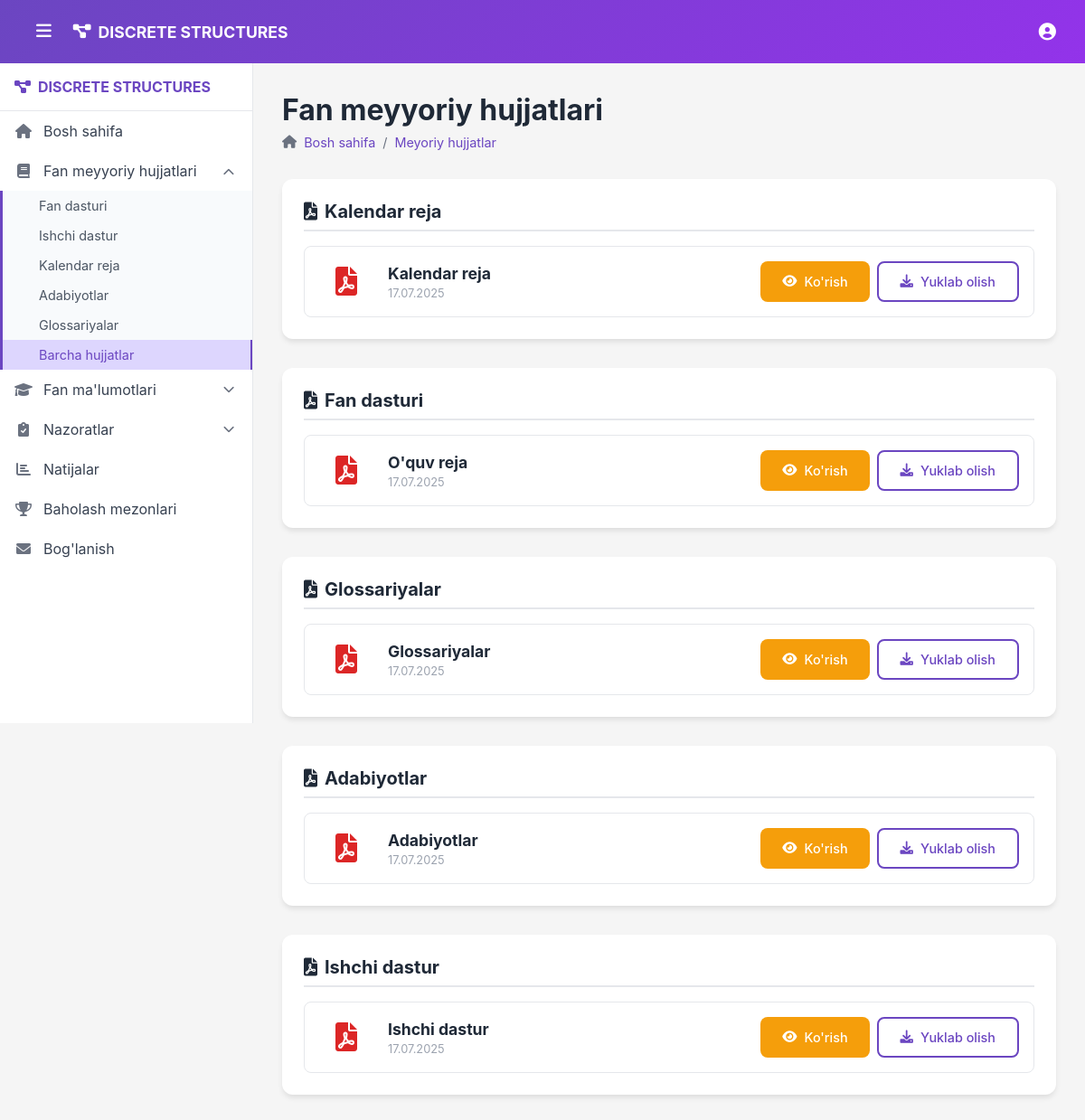
Screenshot of /regulatory-documents/ with the database file from the repository.
### app/models.py (models this page shows, shortened)
class RegulatoryDocument(models.Model):
    DOCUMENT_TYPES = [
        ('course_program', 'Fan dasturi'),
        ('work_program', 'Ishchi dastur'),
        ('calendar_plan', 'Kalendar reja'),
        ('literature', 'Adabiyotlar'),
        ('glossary', 'Glossariyalar'),
    ]
    title = models.CharField(max_length=200)
    document_type = models.CharField(max_length=20, choices=DOCUMENT_TYPES)
    pdf_file = models.FileField(upload_to='regulatory_documents/')
    subject = models.ForeignKey(Subject, on_delete=models.CASCADE)
    description = models.TextField(blank=True)
    created_at = models.DateTimeField(auto_now_add=True)
    class Meta:
        verbose_name = "Meyoriy hujjat"
        verbose_name_plural = "Meyoriy hujjatlar"
        ordering = ['document_type', 'title']

### app/views.py (the view)
# urls.py: path('regulatory-documents/', views.regulatory_documents, name='regulatory_documents'),
def regulatory_documents(request, doc_type_slug=None):
    subject = Subject.objects.first()
    if doc_type_slug:
        document_type_map = dict(RegulatoryDocument.DOCUMENT_TYPES)
        actual_doc_type = next((key for key, value in document_type_map.items() if key == doc_type_slug), None)
        if actual_doc_type:
            documents = RegulatoryDocument.objects.filter(subject=subject, document_type=actual_doc_type)
            doc_type_display = document_type_map.get(actual_doc_type, 'Noma\'lum tur')
            context = {
                'documents': documents,
                'doc_type_display': doc_type_display,
                'subject': subject,
                'is_filtered': True, # Flag to indicate filtered view
            }
            return render(request, 'regulatory_documents.html', context)
        else:
            messages.error(request, "Noto'g'ri hujjat turi tanlandi.")
            return redirect('regulatory_documents')
    else:
        documents = RegulatoryDocument.objects.filter(subject=subject)
        grouped_docs = {}
        for doc in documents:
            doc_type = doc.get_document_type_display()
            if doc_type not in grouped_docs:
                grouped_docs[doc_type] = []
            grouped_docs[doc_type].append(doc)
        context = {
            'grouped_documents': grouped_docs,
            'subject': subject,
            'is_filtered': False, # Flag to indicate all documents view
        }
        return render(request, 'regulatory_documents.html', context)

### templates/regulatory_documents.html (shortened to what this page needs)
{% extends 'base.html' %}
{% block content %}
<div class="page-header">
    <h1>{% if is_filtered %}{{ doc_type_display }}{% else %}Fan meyyoriy hujjatlari{% endif %}</h1>
    <nav class="breadcrumb">
        <i class="fas fa-home"></i>
        <a href="{% url 'home' %}">Bosh sahifa</a>
        <span>/</span>
        <a href="{% url 'regulatory_documents' %}">Meyoriy hujjatlar</a>
    </nav>
</div>
{% if is_filtered %}
    <div class="documents-grid">
        <div class="document-section">
            <h2 class="section-title">
                <i class="fas fa-file-pdf"></i>
                {{ doc_type_display }}
            </h2>
            <div class="documents-list">
                {% for document in documents %}
                <div class="document-card">
                    <div class="document-icon">
                        <i class="fas fa-file-pdf"></i>
                    </div>
                    <div class="document-info">
                        <h3>{{ document.title }}</h3>
                        {% if document.description %}
                            <p>{{ document.description|truncatewords:20 }}</p>
                        {% endif %}
                        <div class="document-meta">
                            <span class="date">{{ document.created_at|date:"d.m.Y" }}</span>
                        </div>
                    </div>
                    <div class="document-actions">
                        <a href="{{ document.pdf_file.url }}" target="_blank" class="btn btn-primary">
                            <i class="fas fa-eye"></i>
                            Ko'rish
                        </a>
                        <a href="{{ document.pdf_file.url }}" download class="btn btn-outline">
                            <i class="fas fa-download"></i>
                            Yuklab olish
                        </a>
                    </div>
                </div>
                {% empty %}
                <div class="no-documents">
                    <p>Bu bo'limda hozircha hujjatlar mavjud emas.</p>
                </div>
                {% endfor %}
            </div>
        </div>
    </div>
{% else %}
    <div class="documents-grid">
        {% for doc_type, documents in grouped_documents.items %}
        <div class="document-section">
            <h2 class="section-title">
                <i class="fas fa-file-pdf"></i>
                {{ doc_type }}
            </h2>
            <div class="documents-list">
                {% for document in documents %}
                <div class="document-card">
                    <div class="document-icon">
                        <i class="fas fa-file-pdf"></i>
                    </div>
                    <div class="document-info">
                        <h3>{{ document.title }}</h3>
                        <div class="document-meta">
                            <span class="date">{{ document.created_at|date:"d.m.Y" }}</span>
                        </div>
                    </div>
                    <div class="document-actions">
                        <a href="{{ document.pdf_file.url }}" target="_blank" class="btn btn-primary">
                            <i class="fas fa-eye"></i>
                            Ko'rish
                        </a>
                        <a href="{{ document.pdf_file.url }}" download class="btn btn-outline">
                            <i class="fas fa-download"></i>
                            Yuklab olish
                        </a>
                    </div>
                </div>
                {% empty %}
                <div class="no-documents">
                    <p>Bu bo'limda hozircha hujjatlar mavjud emas.</p>
                </div>
                {% endfor %}
            </div>
        </div>
        {% empty %}
        <div class="no-documents">
            <p>Hozircha meyoriy hujjatlar mavjud emas.</p>
        </div>
        {% endfor %}
    </div>
{% endif %}
{% endblock %}

### static/css/style.css (style rules this page uses)
* { margin: 0; padding: 0; box-sizing: border-box; }
body { font-family: -apple-system, BlinkMacSystemFont, "Segoe UI", Roboto, sans-serif; background-color: #f5f5f5; color: #333; }
.page-header { margin-bottom: 2rem; }
.page-header h1 { font-size: 2rem; color: #1f2937; margin-bottom: 0.5rem; }
.breadcrumb { display: flex; align-items: center; gap: 0.5rem; color: #6b7280; font-size: 0.9rem; }
.breadcrumb a { color: #6b46c1; text-decoration: none; }
.documents-grid { display: flex; flex-direction: column; gap: 2rem; }
.document-section { background: white; border-radius: 12px; padding: 1.5rem; box-shadow: 0 4px 6px -1px rgba(0, 0, 0, 0.1); }
.section-title { display: flex; align-items: center; gap: 0.5rem; font-size: 1.25rem; color: #1f2937; margin-bottom: 1rem; padding-bottom: 0.5rem; border-bottom: 2px solid #e5e7eb; }
.documents-list { display: flex; flex-direction: column; gap: 1rem; }
.document-card { display: flex; align-items: center; gap: 1rem; padding: 1rem; border: 1px solid #e5e7eb; border-radius: 8px; transition: all 0.2s; }
.document-icon { font-size: 2rem; color: #dc2626; width: 60px; text-align: center; }
.document-info { flex: 1; }
.document-info h3 { font-size: 1.1rem; color: #1f2937; margin-bottom: 0.25rem; }
.document-meta { font-size: 0.8rem; color: #9ca3af; }
.document-actions { display: flex; gap: 0.5rem; }
.date { color: #9ca3af; }
.btn { display: inline-flex; align-items: center; gap: 0.5rem; padding: 0.75rem 1.5rem; border-radius: 8px; text-decoration: none; font-weight: 500; text-align: center; cursor: pointer; border: none; transition: all 0.2s; font-size: 0.9rem; }
.btn-primary { background-color: #f59e0b; color: white; }
.btn-outline { background-color: transparent; color: #6b46c1; border: 2px solid #6b46c1; }

### rows the page displays
RegulatoryDocument: title "Kalendar reja", created_at "17.07.2025"
RegulatoryDocument: doc_type "Fan dasturi", title "O'quv reja", created_at "17.07.2025"
RegulatoryDocument: title "Glossariyalar", created_at "17.07.2025"
RegulatoryDocument: title "Adabiyotlar", created_at "17.07.2025"
RegulatoryDocument: title "Ishchi dastur", created_at "17.07.2025"
